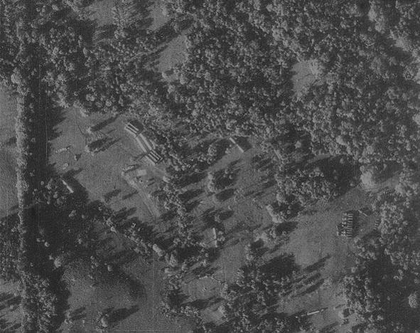
%> input picture HW1/u2dark.png, 420 x 333 px, shrunk from 591 x 468 before the run
$ octave imageManip.m   (GNU Octave 9; MATLAB toolbox functions it lacks are replaced by stand-ins)
%> lines starting %> are read from the running program, lines starting %| are printed output that depends on the picture
%reads in the image, converts it to grayscale, and converts the intensities
%from uint8 integers to doubles. (Brightness must be in 'double' format for
%computations, or else MATLAB will do integer math, which we don't want.)
dark = double(rgb2gray(imread('u2dark.png')));
%> dark: size 333x420 double; min 25, max 170, mean 77
image = imread('u2dark.png');
%> image is the input picture: size 333x420x3 uint8; min 25, max 170, mean 77

%%%%%% Your part (a) code here: calculate statistics
Minimum_vec = min(dark);
%> Minimum_vec = 420 values, max 48 at index 315, min 25 at index 107, mean 39.38
Minimum = min(Minimum_vec)
%> Minimum = 25
Maximum_vec = max(dark);
%> Maximum_vec = 420 values, max 170 at index 345, min 109 at index 31, mean 141.6
Maximum = max(Maximum_vec)
%> Maximum = 170
Mean = mean2(dark)
%> Mean = 76.96

%%%%%% Your part (b) code here: apply offset and scaling
fixedimg = [];
minimum_offset = min(min(dark));
%> minimum_offset = 25
maximum_offset = max(max(dark));
%> maximum_offset = 170
offset = 255 / (maximum_offset-minimum_offset);
%> offset = 1.76
fixedimg = (dark - minimum_offset) * offset;
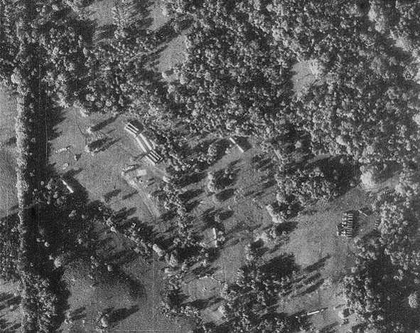
%> fixedimg: size 333x420 double; min 0, max 255, mean 91.4

%displays the image
imshow(uint8(fixedimg));
figure,imhist(uint8(fixedimg));
%> after `imhist(uint8(fixedimg))`:
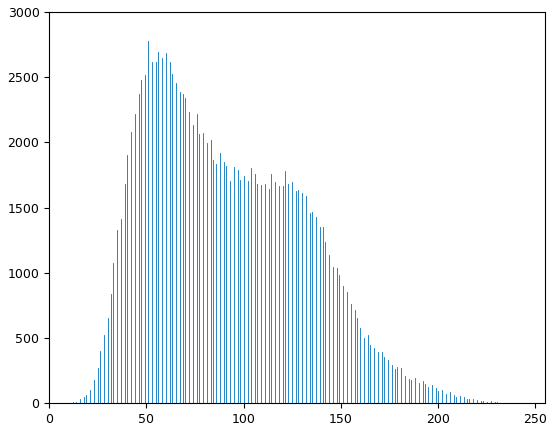
%> figure redrawn from the program's plot data; highest point at x = 51, y = 2779
[count,x] = imhist(image);
%> count = 256 values, max 8337 at index 55, min 0 at index 1, mean 1639; x = 256 values from 0 to 255

%%%%%% Your part (c) code here: apply the formula to increase contrast,
% and display the image
contrasted = [];
for i=1:size(dark,1)
    for j=1:size(dark,2)
%> (the run ends here)
